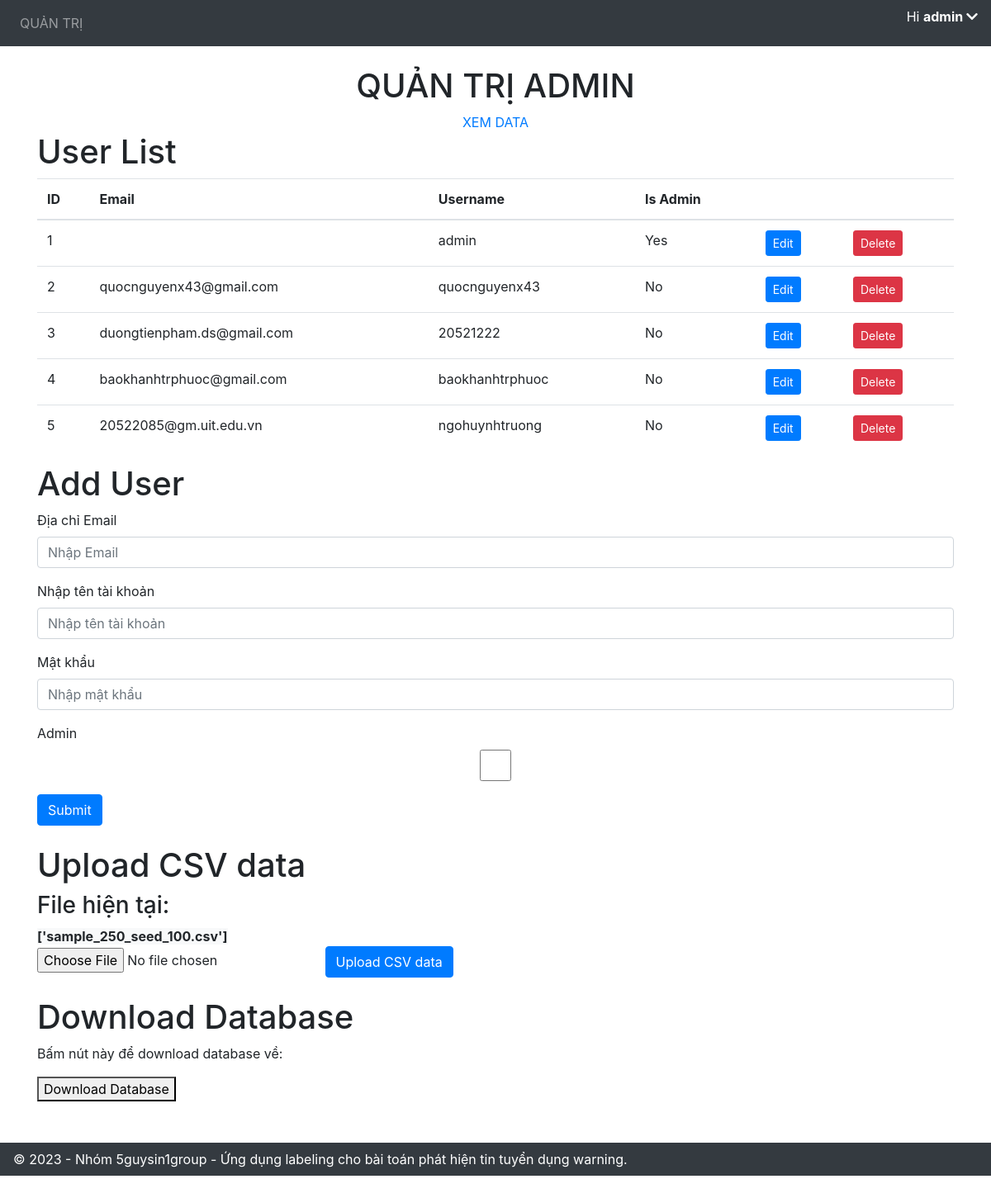
Page /admin/ (signed in) on the earlier database version.
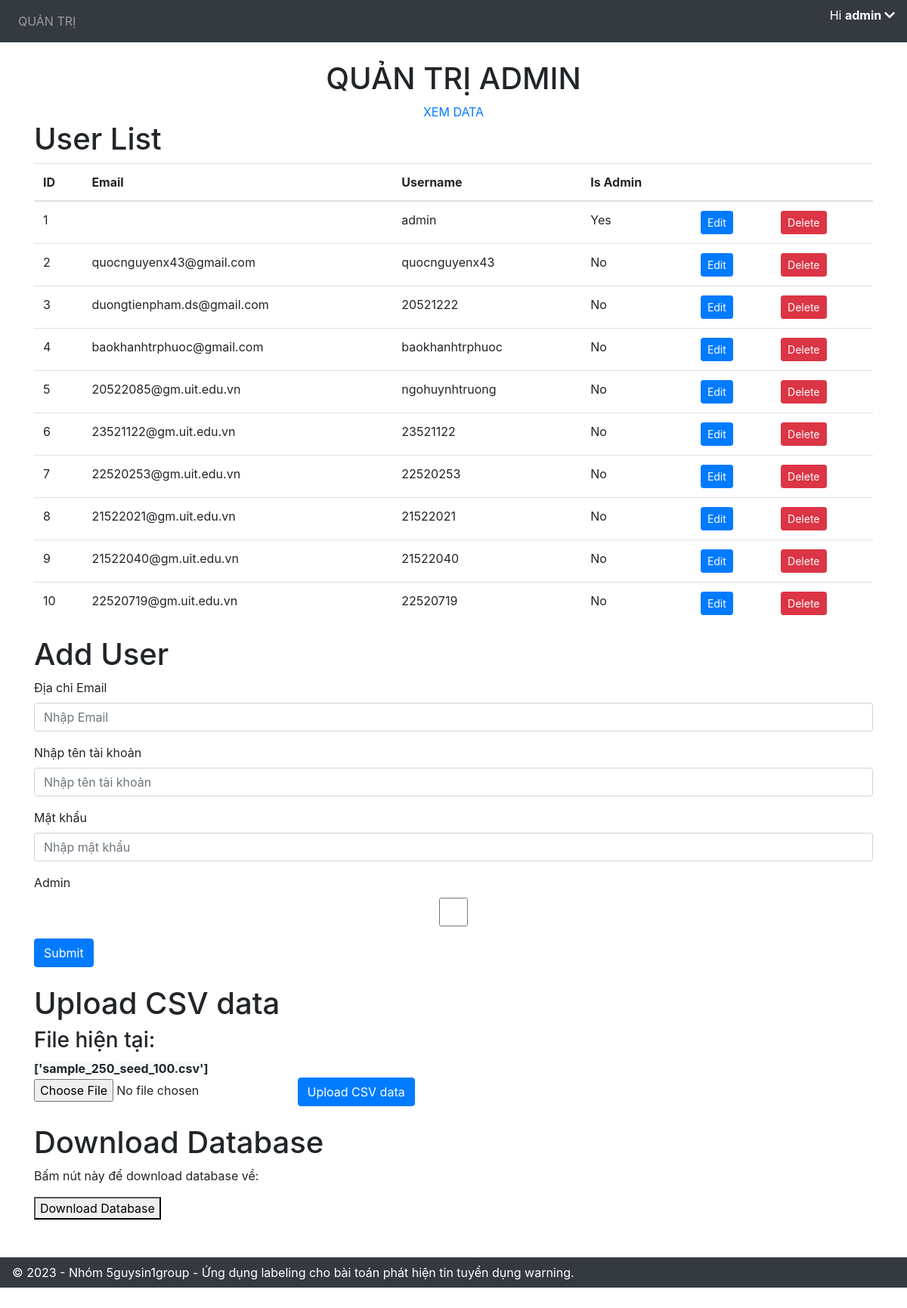
Same page on the later database version.
### application/models.py (models this page shows)
class User(db.Model, UserMixin):
    id = db.Column(db.Integer, primary_key=True)
    email = db.Column(db.String(150), unique=True)
    username = db.Column(db.String(20), unique=True)
    password = db.Column(db.String(150))
    is_admin = db.Column(db.Boolean, default=False)
    annotations = db.relationship('Annotation')

### application/views.py (the view)
@views.route('/admin/', methods=['GET', 'POST'])
@login_required
def admin():
    if not current_user.is_admin:
        return "Không có quyền truy cập vào trang quản trị admin.", 403
    import os
    all_users = User.query.all()
    current_files = os.listdir('data/')
    return render_template(
        "admin.html",
        user=current_user,
        users=all_users,
        files=current_files
    )

### application/__init__.py (called while the page is built)
def create_app():
    app = Flask(__name__)
    app.config['SECRET_KEY'] = 'hjshjhdjah kjshkjdhjs' # random key
    app.config['SQLALCHEMY_DATABASE_URI'] = f'sqlite:///{DB_NAME}'
    db.init_app(app)
    from .views import views
    from .auth import auth
    app.register_blueprint(views, url_prefix='/')
    app.register_blueprint(auth, url_prefix='/')
    from .models import User
    with app.app_context():
        db.create_all()
        create_admin(db)
    login_manager = LoginManager()
    login_manager.login_view = 'auth.login'
    login_manager.init_app(app)
    @login_manager.user_loader
    def load_user(id):
        return User.query.get(int(id))
    return app

### application/templates/admin.html (shortened to what this page needs)
{% extends "base.html" %}
{% block content %}
<div style="text-align: center;">
    <h1>QUẢN TRỊ ADMIN</h1>
    <a href="/view-data" class="view-data" class="btn btn-success">XEM DATA</a>
</div>
<h1>User List</h1>
<table class="table user-list">
    <thead>
        <tr>
            <th>ID</th>
            <th>Email</th>
            <th>Username</th>
            <th>Is Admin</th>
            <th></th>
            <th></th>
        </tr>
    </thead>
    <tbody>
        {% for user in users %}
            <tr>
                <td>{{ user.id }}</td>
                <td>{{ user.email }}</td>
                <td>{{ user.username }}</td>
                <td>{{ "Yes" if user.is_admin else "No" }}</td>
                <td>
                    <button class="btn btn-primary btn-sm edit-button" data-id="{{ user.id }}">Edit</button></td>
                <td>
                    <form method="post" action="{{ url_for('views.remove_user', user_id=user.id) }}">
                        <button type="submit" class="btn btn-danger btn-sm">Delete</button>
                    </form>
                </td>
            </tr>
        {% endfor %}
    </tbody>
</table>
<h1>Add User</h1>
<form method="POST" action="{{ url_for('views.add_user') }}">
    <div class="form-group">
        <label for="email">Địa chỉ Email</label>
        <input type="email" class="form-control" id="email" name="email" placeholder="Nhập Email" />
    </div>
    <div class="form-group">
        <label for="username">Nhập tên tài khoản</label>
        <input type="text" class="form-control" id="username" name="username" placeholder="Nhập tên tài khoản" />
    </div>
    <div class="form-group">
        <label for="password">Mật khẩu</label>
        <input type="password" class="form-control" id="password" name="password" placeholder="Nhập mật khẩu" />
    </div>
    <div class="form-group">
        <label for="is_admin">Admin </label>
        <input type="checkbox" class="form-control" id="is_admin" name="is_admin"/>
    </div>
    <button type="submit" class="btn btn-primary">Submit</button>
</form>
<br>
<h1>Upload CSV data</h1>
<h3>File hiện tại: </h3>
<strong class="btn-light">{{ files }}</strong>
<form method="post" action="{{ url_for('views.upload_csv') }}" enctype="multipart/form-data">
    <input type="file" name="csv_file" accept=".csv">
    <button type="submit" class="btn btn-primary">Upload CSV data</button>
</form>
<br>
<h1>Download Database</h1>
<p>Bấm nút này để download database về:</p>
<a href="{{ url_for('views.download_db') }}" download>
<button>Download Database</button>
</a>
{% endblock %}

### application/templates/base.html (shortened to what this page needs)
<!DOCTYPE html>
<html>
<head>
    <link rel="stylesheet" href="https://stackpath.bootstrapcdn.com/bootstrap/4.4.1/css/bootstrap.min.css" />
    <link rel="stylesheet" href="https://stackpath.bootstrapcdn.com/font-awesome/4.7.0/css/font-awesome.min.css" />
    <link rel="stylesheet" href="https://cdnjs.cloudflare.com/ajax/libs/font-awesome/5.15.4/css/all.min.css">
</head>
<body>
    <nav class="navbar navbar-expand-lg navbar-dark bg-dark">
        <div class="collapse navbar-collapse" id="navbar">
            <div class="navbar-nav">
                {% if user.is_admin %}
                <a class="nav-item nav-link" id="admin" href="/admin">QUẢN TRỊ</a>
                {% endif %}
            </div>
        </div>
        {% if user.is_authenticated %}
        <p id="greeting" class="text-white">Hi <strong>{{ user.username }}  </strong><i class="fas fa-chevron-down" id="arrow-down"></i></p>
        {% endif %}
    </nav>
    <br>
    <div class="container">{% block content %} {% endblock %}</div>
    <footer class="navbar navbar-dark bg-dark text-center py-2" style="margin-top: 50px;">
        &copy; 2023 - Nhóm 5guysin1group - Ứng dụng labeling cho bài toán phát hiện tin tuyển dụng warning.
    </footer>
</body>
</html>

### application/templates/base.html (style rules this page uses)
body { min-height: 3000px; }
footer { position: absolute; left: 0; bottom: 0; width: 100%; background-color: #343a40; color: #fff; padding: 10px; }

Differences in the rows shown:
added User: id "6", email "23521122@gm.uit.edu.vn", username "23521122", is_admin "No"
added User: id "7", email "22520253@gm.uit.edu.vn", username "22520253", is_admin "No"
added User: id "8", email "21522021@gm.uit.edu.vn", username "21522021", is_admin "No"
added User: id "9", email "21522040@gm.uit.edu.vn", username "21522040", is_admin "No"
added User: id "10", email "22520719@gm.uit.edu.vn", username "22520719", is_admin "No"
